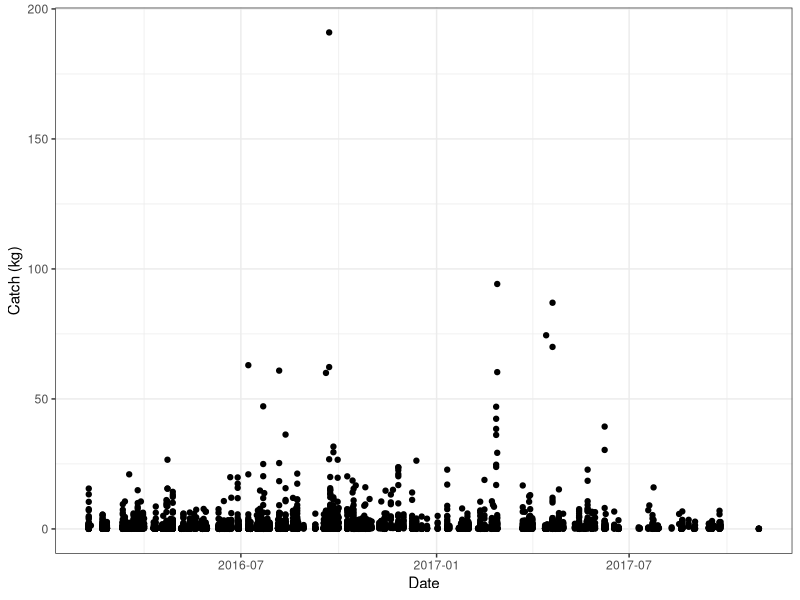

Write the R code that produced this figure. (Note: this script raises an error after producing the figure.)
## ---- chunk 1
knitr::opts_chunk$set(echo = TRUE)
## ---- chunk 2
library(tidyverse)
dta <- read_csv("data/CPUE_data_Rcourse.csv")
head(dta)
names(dta)
str(dta)
## ---- chunk 3
ggplot(data = dta) +
  geom_point(aes(x = date, y = total_weight)) +
  labs(x = "Date", y = "Catch (kg)") +
  theme_bw()
## ---- chunk 4
data %>% 
  group_by(village) %>% 
  summarise(catch = sum(total_weight)) %>% 
  ggplot() +
  geom_bar(aes(x = village, y = catch), stat = "identity")
## ---- chunk 5
data %>% 
  mutate(gear = as.factor(gear)) %>% 
  group_by(village, gear) %>% 
  summarise(catch = sum(total_weight)) %>% 
  ggplot() +
  geom_bar(aes(x = village, y = catch, fill = gear), stat = "identity")
## ---- chunk 6
x = dta %>% 
  group_by(fish_name) %>% 
  summarise(catch = sum(total_weight)) %>% 
  arrange(desc(catch))

top_spp = x$fish_name[1:3]

## ---- chunk 7
dta %>%
  filter(fish_name %in% top_spp) %>% 
  mutate(cpue = total_weight/time_decimal) %>% 
  group_by(fish_name, month) %>% 
  summarise(cpue = mean(cpue)) %>% 
  ungroup() %>% 
  ggplot() +
  geom_line(aes(x = month, y = cpue)) +
  facet_wrap(~fish_name)


## ---- chunk 8

dta %>% 
  group_by(village) %>% 
  summarise(sold = sum(total_sold),
            consumed = sum(total_consumed)) %>% 
  mutate(perc_consumed = 100*consumed/(sold + consumed),
         perc_sold = 100-perc_consumed) %>% 
  select(village, perc_consumed, perc_sold) %>% 
  reshape2::melt(id.vars = c("village")) %>% 
  mutate(variable = recode(variable, 
                           "perc_sold" = "Sold",
                           "perc_consumed" = "Consumed")) %>% 
  ggplot() +
  geom_bar(aes(x = village, y = value, fill = variable), stat = "identity") +
  labs(x = "Village", y = "%", fill = "") +
  theme(axis.title = element_text(size=20),
        axis.text = element_text(size = 20)) +
  theme_bw()
  
  

